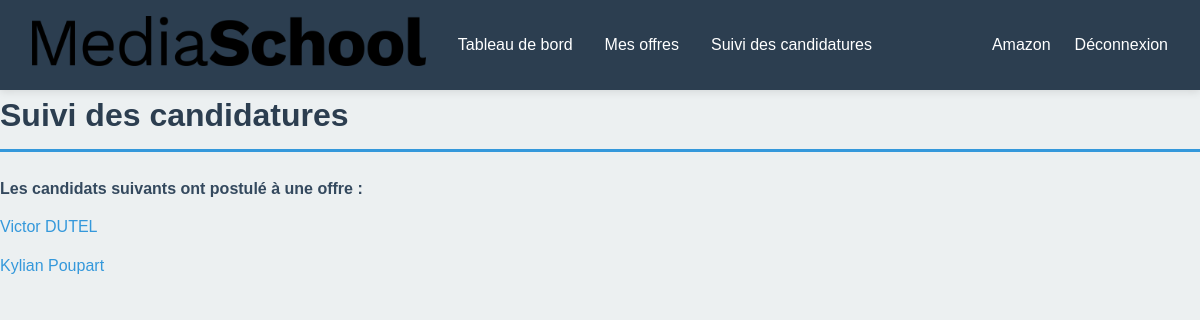
Screenshot of /users/entreprise/suivi_candidatures.php (signed in) with the database file from the repository.
### tables this page shows
CREATE TABLE IF NOT EXISTS `offre` (
  `id_offre` int NOT NULL AUTO_INCREMENT,
  `nom` varchar(50) NOT NULL,
  `type` varchar(50) NOT NULL,
  `duree` int NOT NULL,
  `unite_duree` varchar(2) NOT NULL,
  `date_creation` datetime NOT NULL DEFAULT CURRENT_TIMESTAMP,
  `description` text NOT NULL,
  `salaire` decimal(6,2) NOT NULL,
  `id_entreprise` int NOT NULL,
  PRIMARY KEY (`id_offre`),
  KEY `id_entreprise` (`id_entreprise`)
);

CREATE TABLE IF NOT EXISTS `eleve` (
  `id_eleve` int NOT NULL AUTO_INCREMENT,
  `nom` varchar(50) NOT NULL,
  `prenom` varchar(50) NOT NULL,
  `email` varchar(100) NOT NULL,
  `telephone` varchar(100) NOT NULL,
  `mdp` varchar(100) NOT NULL,
  `civilite` char(3) NOT NULL,
  `date_naissance` date DEFAULT NULL,
  `numero_rue` int NOT NULL,
  `rue` varchar(100) NOT NULL,
  `code_postal` varchar(10) NOT NULL,
  `ville` varchar(50) NOT NULL,
  `diplome` varchar(25) NOT NULL,
  `cv` varchar(100) NOT NULL,
  `lettre_motivation` varchar(100) NOT NULL,
  PRIMARY KEY (`id_eleve`)
);

### users/entreprise/suivi_candidatures.php (the view, shortened to what this page needs)
<?php
require_once('../../connexion.php');
if (isset($_GET['id_offre'])) {
    $id_offre = $_GET['id_offre'];
    $sql = "SELECT offre.nom as nom_offre, offre.id_offre, eleve.id_eleve, eleve.nom as nom_eleve, eleve.prenom as prenom_eleve FROM offre
    LEFT JOIN candidature ON offre.id_offre = candidature.id_offre
    LEFT JOIN eleve ON candidature.id_eleve = eleve.id_eleve
    WHERE offre.id_offre = ? AND offre.id_entreprise = ?
    ORDER BY offre.id_offre ASC;";
    $stmt = $pdo->prepare($sql);
    $stmt->execute([$id_offre, $_SESSION['user'][0]['id_entreprise']]);
    $offre = $stmt->fetchAll(PDO::FETCH_ASSOC);
    if (!$offre) {
        echo "Offre introuvable ou accès non autorisé.";
        exit();
    }
}
else {
    $sql = "SELECT offre.nom as nom_offre, offre.id_offre, eleve.id_eleve, eleve.nom as nom_eleve, eleve.prenom as prenom_eleve FROM offre
    LEFT JOIN candidature ON offre.id_offre = candidature.id_offre
    LEFT JOIN eleve ON candidature.id_eleve = eleve.id_eleve
    WHERE offre.id_entreprise = ?
    GROUP BY eleve.id_eleve
    ORDER BY offre.id_offre ASC;";
    $stmt = $pdo->prepare($sql);
    $stmt->execute([$_SESSION['user'][0]['id_entreprise']]);
    $offres = $stmt->fetchAll(PDO::FETCH_ASSOC);
}
?>
<!DOCTYPE html>
<html lang="fr">
<head>
    <link rel="stylesheet" href="../../style.css">
</head>
<body>
    <?php
        require_once "inc/header.php";
    ?>
    <div>
        <h1>Suivi des candidatures</h1>
        <?php
        echo "<div>";
        if (isset($_GET['id_offre'])) {
            if (!$offre) {
                echo "<p>Offre introuvable ou accès non autorisé.</p>";
            }
            else {
                if (!isset($offre[0]['id_eleve'])) {
                    echo "<p>Aucun candidat n'a postulé à cette <a href='offre.php?id_offre=" . urlencode($offre[0]['id_offre']) . "'>offre</a>.</p>";
                }
                else {
                    echo "<p><strong>Les candidats suivants ont postulé à l'offre <a href='offre.php?id_offre=" . urlencode($offre[0]['id_offre']) . "'>" . htmlspecialchars($offre[0]['nom_offre']) . "</a>.</strong></p>";
                    foreach ($offre as $offr) {
                        echo "<p><a href='candidat.php?id_candidat=" . urlencode($offr['id_eleve']) . "'>" . htmlspecialchars($offr['prenom_eleve']) . " " . htmlspecialchars($offr['nom_eleve']) . "</a></p>";
                    }
                }
            }
        }
        else {
            if (count($offres) == 0) {
                echo "<p>Vous n'avez pas d'offres en cours.</p>";
            }
            else {
                echo "<p><strong>Les candidats suivants ont postulé à une offre :</strong></p>";
                foreach ($offres as $offrs) {
                    if (isset($offrs['prenom_eleve'])) {
                        echo "<p><a href='candidat.php?id_candidat=" . urlencode($offrs['id_eleve']) . "'>" . htmlspecialchars($offrs['prenom_eleve']) . " " . htmlspecialchars($offrs['nom_eleve']) . "</a></p>";
                    }
                }
            }
        }
        echo "</div>"
        ?>
    </div>
</body>
</html>

### style.css (style rules this page uses)
* { margin: 0; padding: 0; box-sizing: border-box; }
:root { --color-primary: #2c3e50; --color-secondary: #3498db; --color-accent: #e74c3c; --color-success: #27ae60; --color-warning: #f39c12; --color-light: #ecf0f1; --color-white: #ffffff; --color-dark: #2c3e50; --color-border: #bdc3c7; --color-text: #34495e; --shadow: 0 2px 8px rgba(0, 0, 0, 0.1); --shadow-hover: 0 4px 12px rgba(0, 0, 0, 0.15); }
html, body { height: 100%; width: 100%; }
body { font-family: 'Arial', sans-serif; color: var(--color-text); background-color: var(--color-light); line-height: 1.6; }
h1 { color: var(--color-primary); margin-bottom: 1.5rem; font-size: 2rem; border-bottom: 3px solid var(--color-secondary); padding-bottom: 0.5rem; }
a { color: var(--color-secondary); text-decoration: none; transition: color 0.3s ease; }
p { margin-bottom: 0.8rem; color: var(--color-text); }

### rows the page displays
offre: eleve.prenom "Victor", eleve.nom "DUTEL", eleve.prenom "Kylian", eleve.nom "Poupart"

### other values shown
$_SESSION['user'][0]['nom'] "Amazon"
